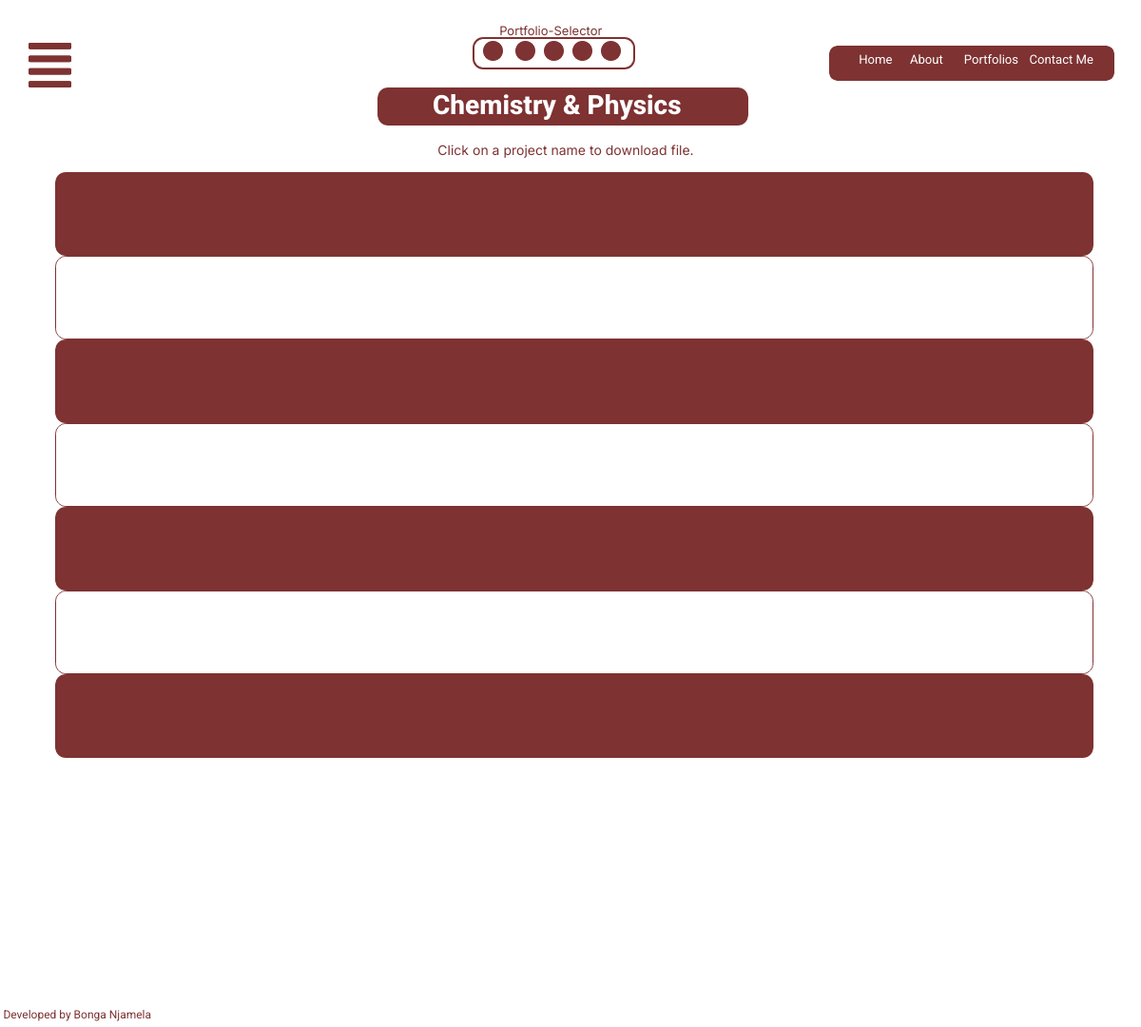
The app's page /chemphys/, older data.
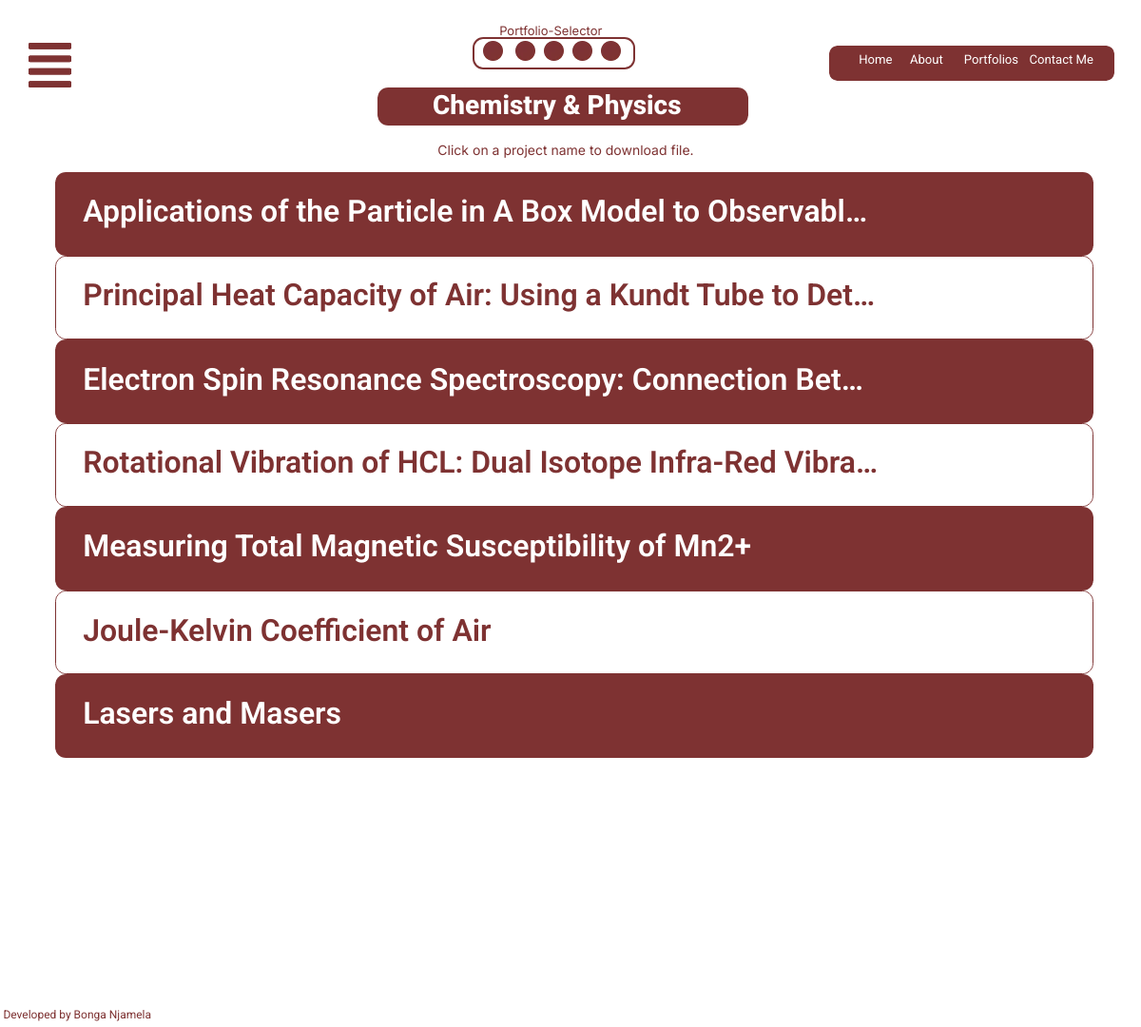
The same page, newer data.
### base/models.py (models this page shows, shortened)
class Portfolio(models.Model):
    class Meta:
        verbose_name_plural = "Projects"
        verbose_name = "Portfolio"
    name = models.CharField(max_length=200)
    zipproject = models.FileField(blank=True, null=True, upload_to="staticfiles/portfolio")
    tarproject = models.FileField(blank=True, null=True, upload_to="staticfiles/portfolio")
    created = models.DateTimeField(auto_now_add=True)
    slug = models.SlugField(null=True, blank=True)

### base/views.py (the view)
# urls.py: path("chemphys/", views.ChemPhysPortfolioView.as_view(), name="chemphy"),
class ChemPhysPortfolioView(generic.ListView):
    model = Portfolio
    template_name = "chem-phys-page.html"
    def get_queryset(self):
        return super().get_queryset()

### base/context_processors.py (called while the page is built)
def portfolio_context(request):
    portfolio = Portfolio.objects.all()
    return {'portfolio':  portfolio}

### base/template/base/chem-phys-page.html (shortened to what this page needs)
{% load static %}
<!DOCTYPE html>
<html lang="english">
  <head>
    <link rel="stylesheet" href="{% static 'cssfiles/style.css' %}" />
  </head>
  <body>
    <div>
      <link href="{% static 'cssfiles/chem-phys-page.css' %}" rel="stylesheet" />
      <div class="chem-phys-page-container">
        <div class="chem-phys-page-chem-phys-page">
          <div class="chem-phys-page-heading">
            <img
              src="{% static 'imgsfiles/headingrectangle663-hjh-200h.png' %}"
              alt="headingrectangle663"
              class="chem-phys-page-headingrectangle"
            />
            <span class="chem-phys-page-text-half">
              <span>Chemistry &amp; Physics</span>
            </span>
          </div>
          <div class="chem-phys-page-portfoliotext">
             <span>Click on a project name to download file.</span>
          </div>
          <div class="chem-phys-page-menubutton">
          </div>
          <img
            src="{% static 'imgsfiles/quickmenu666-dk8a-200h.png' %}"
            alt="quickmenu666"
            class="chem-phys-page-quickmenu"
          />
          <span class="chem-phys-page-text02"><a href="{% url 'base:about' %}">About</a></span>
          <span class="chem-phys-page-text04"><a href="{% url 'base:projects' %}">Portfolios</a></span>
          <span class="chem-phys-page-home"><a href="{% url 'base:home' %}">Home</a></span>
          <span class="chem-phys-page-text06"><a href="{% url 'base:contact' %}">Contact Me</a></span>
          <div class="chem-phys-page-chemphyprojpibcard">
            <img
              src="{% static 'imgsfiles/compengfilescardi661-is38-200h.png' %}"
              alt="compengfilescardI661"
              class="chem-phys-page-compengfilescard"
            />
            {% for p in portfolio  %}
            {% if p.id == 11 %}
            <div class="chem-phys-page-text08" onclick="openPopUp('{{p.name}}', '{{p.zipproject.url}}', '{{p.tarproject.url}}')">
                {{p.name}}
            </div>
            {% endif %}
            {% endfor %}
          </div>
          <div class="chem-phys-page-chemphyprojkundtcard">
            <img
              src="{% static 'imgsfiles/compengfilescardi661-98lt-200h.png' %}"
              alt="compengfilescardI661"
              class="chem-phys-page-compengfilescard1"
            />
            {% for p in portfolio  %}
            {% if p.id == 12 %}
            <div class="chem-phys-page-text10" onclick="openPopUp('{{p.name}}', '{{p.zipproject.url}}', '{{p.tarproject.url}}')">
               {{p.name}}
            </div>
            {% endif %}
            {% endfor %}
          </div>
          <div class="chem-phys-page-chemphyprojdpphcard">
            <img
              src="{% static 'imgsfiles/compengfilescardi661-phpr-200h.png' %}"
              alt="compengfilescardI661"
              class="chem-phys-page-compengfilescard2"
            />
            {% for p in portfolio  %}
            {% if p.id == 13 %}
            <div class="chem-phys-page-text12" onclick="openPopUp('{{p.name}}', '{{p.zipproject.url}}', '{{p.tarproject.url}}')">
              {{p.name}}
            </div>
            {% endif %}
            {% endfor %}
          </div>
          <div class="chem-phys-page-chemphyprojinfracard">
            <img
              src="{% static 'imgsfiles/compengfilescardi661-cnxo-200h.png' %}"
              alt="compengfilescardI661"
              class="chem-phys-page-compengfilescard3"
            />
            {% for p in portfolio  %}
            {% if p.id == 14 %}
            <div class="chem-phys-page-text14" onclick="openPopUp('{{p.name}}', '{{p.zipproject.url}}', '{{p.tarproject.url}}')">
              {{p.name}}
            </div>
            {% endif %}
            {% endfor %}
          </div>
          <div class="chem-phys-page-chemphyprojjoulecard">
            <img
              src="{% static 'imgsfiles/compengfilescardi661-wimn-200h.png' %}"
              alt="compengfilescardI661"
              class="chem-phys-page-compengfilescard4"
            />
            {% for p in portfolio  %}
            {% if p.id == 15 %}
            <div class="chem-phys-page-text16" onclick="openPopUp('{{p.name}}', '{{p.zipproject.url}}', '{{p.tarproject.url}}')">
              {{p.name}}
            </div>
            {% endif %}
            {% endfor %}
          </div>
          <div class="chem-phys-page-chemphyprojlasercard">
            <img
              src="{% static 'imgsfiles/compengfilescardi661-ic9n-200h.png' %}"
              alt="compengfilescardI661"
              class="chem-phys-page-compengfilescard5"
            />
            {% for p in portfolio  %}
            {% if p.id == 16 %}
            <div class="chem-phys-page-text18" onclick="openPopUp('{{p.name}}', '{{p.zipproject.url}}', '{{p.tarproject.url}}')">
              <span>{{p.name}}</span>
            </div>
            {% endif %}
            {% endfor %}
          </div>
          <div class="chem-phys-page-chemphyprojguoycard">
            <img
              src="{% static 'imgsfiles/compengfilescardi661-x5hm-200h.png' %}"
              alt="compengfilescardI661"
              class="chem-phys-page-compengfilescard6"
            />
            {% for p in portfolio  %}
            {% if p.id == 17 %}
            <div class="chem-phys-page-text20" onclick="openPopUp('{{p.name}}', '{{p.zipproject.url}}', '{{p.tarproject.url}}')">
                {{p.name}}
            </div>
            {% endif %}
            {% endfor %}
          </div>
          <div class="chem-phys-page-themeselector">
            {% include './themeselector.html' %}
          </div>
          <div class="chem-phys-page-menubutton">
            <img
              src="{% static 'imgsfiles/menubutton3319-uc6.svg' %}"
              alt="menubutton3319"
              id="menubutton"
              onclick="showMenu()"
            />
              {% include './dropdownmenu.html' %}
              {% include './mediummenu.html' %}
          </div>
          <span class="chem-phys-page-dev">Developed by Bonga Njamela</span>
            {% include './projectpopup.html' %}
        </div>
      </div>
    </div>
  </body>
</html>

### base/template/base/themeselector.html (shortened to what this page needs)
{% load static %}
<!DOCTYPE html>
<html lang="english">
  <head>
    <link rel="stylesheet" href="{% static 'cssfiles/style.css' %}" />
  </head>
  <body>
    <div>
      <link href="{% static 'cssfiles/themeselector.css' %}" rel="stylesheet" />
        <a href="{% url 'base:compeng' %}">
            <img
                src="{% static 'imgsfiles/defaultthemei109-kxja-200h.png' %}"
                alt="defaultthemeI109"
                class="themeselector-defaulttheme"
                id="compcircle"
                onmouseover="compTextOnHover()"
                onmouseout="defaultText()"
            >
        </a>
        <a href="{% url 'base:chemphy' %}">
            <img
                src="{% static 'imgsfiles/defaultthemei109-kxja-200h.png' %}"
                alt="bluethemeI109"
                class="themeselector-bluetheme"
                id="physcircle"
                onmouseover="physTextOnHover()"
                onmouseout="defaultText()"
            />
        </a>
        <a href="{% url 'base:eleceng' %}">
            <img
                src="{% static 'imgsfiles/defaultthemei109-kxja-200h.png' %}"
                alt="blackthemeI109"
                class="themeselector-blacktheme"
                id="eleccircle"
                onmouseover="elecTextOnHover()"
                onmouseout="defaultText()"
            />
        </a>
        <a href="{% url 'base:math' %}">
            <img
            src="{% static 'imgsfiles/defaultthemei109-kxja-200h.png' %}"
            alt="greenthemeI109"
            class="themeselector-greentheme"
            id="mathcircle"
            onmouseover="mathTextOnHover()"
            onmouseout="defaultText()"
            />
        </a>
        <a href="{% url 'base:projects' %}">
            <img
                src="{% static 'imgsfiles/defaultthemei109-kxja-200h.png' %}"
                alt="orangethemeI109"
                class="themeselector-orangetheme"
                id="gitcircle"
                onmouseover="gitTextOnHover()"
                onmouseout="defaultText()"
            />
        </a>
        <span class="themeselector-text" id="defaulttext">Portfolio-Selector</span>
    </div>
  </body>
</html>

### base/template/base/dropdownmenu.html (shortened to what this page needs)
{% load static %}
<!DOCTYPE html>
<html lang="english">
  <head>
    <link rel="stylesheet" href="{% static 'cssfiles/style.css' %}" />
  </head>
  <body>
      <link href="{% static 'cssfiles/dropdownmenu.css' %}" rel="stylesheet" />
  </body>
</html>

### base/template/base/mediummenu.html (shortened to what this page needs)
{% load static %}
<!DOCTYPE html>
<html lang="english">
  <head>
    <link rel="stylesheet" href="{% static 'cssfiles/style.css' %}" />
  </head>
  <body>
      <link href="{% static 'cssfiles/mediummenu.css' %}" rel="stylesheet" />
  </body>
</html>

### base/template/base/projectpopup.html (shortened to what this page needs)
{% load static %}
<!DOCTYPE html>
<html lang="english">
  <head>
    <link rel="stylesheet" href="{% static 'cssfiles/style.css' %}" />
  </head>
  <body>
      <link href="{% static 'cssfiles/projectpopup.css' %}" rel="stylesheet" />
  </body>
</html>

### staticfiles/cssfiles/style.css (style rules this page uses)
:root { --dl-color-gray-500: #595959; --dl-color-gray-700: #999999; --dl-color-gray-900: #D9D9D9; --dl-size-size-large: 144px; --dl-size-size-small: 48px; --dl-color-danger-300: #A22020; --dl-color-danger-500: #BF2626; --dl-color-danger-700: #E14747; --dl-color-gray-black: #000000; --dl-color-gray-white: #FFFFFF; --dl-size-size-medium: 96px; --dl-size-size-xlarge: 192px; --dl-size-size-xsmall: 16px; --dl-space-space-unit: 16px; --dl-color-primary-100: #003EB3; --dl-color-primary-300: #0074F0; --dl-color-primary-500: #14A9FF; --dl-color-primary-700: #85DCFF; --dl-color-success-300: #199033; --dl-color-success-500: #32A94C; --dl-color-success-700: #4CC366; --dl-size-size-xxlarge: 288px; --dl-size-size-maxwidth: 1400px; --dl-radius-radius-round: 50%; --dl-space-space-halfunit: 8px; --dl-space-space-sixunits: 96px; --dl-space-space-twounits: 32px; --dl-radius-radius-radius2: 2px; --dl-radius-radius-radius4: 4px; --dl-radius-radius-radius8: 8px; --dl-space-space-fiveunits: 80px; --dl-space-space-fourunits: 64px; --dl-space-space-threeunits: 48px; --dl-space-space-oneandhalfunits: 24px; --themeselectorborder:#000000; }

### staticfiles/cssfiles/themeselector.css (style rules this page uses)
.themeselector-defaulttheme { top: 4px; left: 11px; width: 21px; height: 21px; position: absolute; border-color: transparent; -webkit-animation: fadeIn 1.8s; animation: fadeIn 1.8s; }
.themeselector-bluetheme { top: 4px; left: 45px; width: 21px; height: 21px; position: absolute; border-color: transparent; -webkit-animation: fadeIn 1.8s; animation: fadeIn 1.8s; }
.themeselector-blacktheme { top: 4px; left: 135px; width: 21px; height: 21px; position: absolute; border-color: transparent; -webkit-animation: fadeIn 1.8s; animation: fadeIn 1.8s; }
.themeselector-greentheme { top: 4px; left: 105px; width: 21px; height: 21px; position: absolute; border-color: transparent; -webkit-animation: fadeIn 1.8s; animation: fadeIn 1.8s; }
.themeselector-orangetheme { top: 4px; left: 75px; width: 21px; height: 21px; position: absolute; border-color: transparent; -webkit-animation: fadeIn 1.8s; animation: fadeIn 1.8s; }
.themeselector-text { top: -15px; left: -190px; color: rgba(126, 50, 50, 1); width: 544px; height: auto; position: absolute; font-size: 13px; align-self: auto; font-style: Regular; text-align: center; font-family: Inter; font-weight: 400; line-height: normal; font-stretch: normal; margin-right: 0; margin-bottom: 0; text-decoration: none; display: inline; -webkit-animation: fadeIn 1.8s; animation: fadeIn 1.8s; }

### base/template/base/chem-phys-page.html (style rules this page uses)
html { line-height: 1.15; }
body { margin: 0; }
* { box-sizing: border-box; border-width: 0; border-style: solid; }
p,li,ul,pre,div,h1,h2,h3,h4,h5,h6,figure,blockquote,figcaption { margin: 0; padding: 0; }
a { color: inherit; text-decoration: inherit; }
img { display: block; }
html { scroll-behavior: smooth }
html { font-family: Inter; font-size: 16px; }
body { font-weight: 400; font-style:normal; text-decoration: none; text-transform: none; letter-spacing: normal; line-height: 1.15; color: var(--dl-color-gray-black); background-color: var(--dl-color-gray-white); }

### base/template/base/themeselector.html (style rules this page uses)
html { line-height: 1.15; }
body { margin: 0; }
* { box-sizing: border-box; border-width: 0; border-style: solid; }
p,li,ul,pre,div,h1,h2,h3,h4,h5,h6,figure,blockquote,figcaption { margin: 0; padding: 0; }
a { color: inherit; text-decoration: inherit; }
img { display: block; }
html { scroll-behavior: smooth }
html { font-family: Inter; font-size: 16px; }
body { font-weight: 400; font-style:normal; text-decoration: none; text-transform: none; letter-spacing: normal; line-height: 1.15; color: var(--dl-color-gray-black); zoom:inherit; background-color: var(--dl-color-gray-white); }

### base/template/base/dropdownmenu.html (style rules this page uses)
html { line-height: 1.15; }
body { margin: 0; }
* { box-sizing: border-box; border-width: 0; border-style: solid; }
p,li,ul,pre,div,h1,h2,h3,h4,h5,h6,figure,blockquote,figcaption { margin: 0; padding: 0; }
a { color: inherit; text-decoration: inherit; }
img { display: block; }
html { scroll-behavior: smooth }
html { font-family: Inter; font-size: 16px; }
body { font-weight: 400; font-style:normal; text-decoration: none; text-transform: none; letter-spacing: normal; line-height: 1.15; color: var(--dl-color-gray-black); background-color: var(--dl-color-gray-white); }

Row changes from the older to the newer data that the page shows:
added Portfolio: name "Applications of the Particle in A Box Model to Observabl…"
added Portfolio: name "Principal Heat Capacity of Air: Using a Kundt Tube to Det…"
added Portfolio: name "Electron Spin Resonance Spectroscopy: Connection Bet…"
added Portfolio: name "Rotational Vibration of HCL: Dual Isotope Infra-Red Vibra…"
added Portfolio: name "Measuring Total Magnetic Susceptibility of Mn2+"
added Portfolio: name "Joule-Kelvin Coefficient of Air"
added Portfolio: name "Lasers and Masers"
